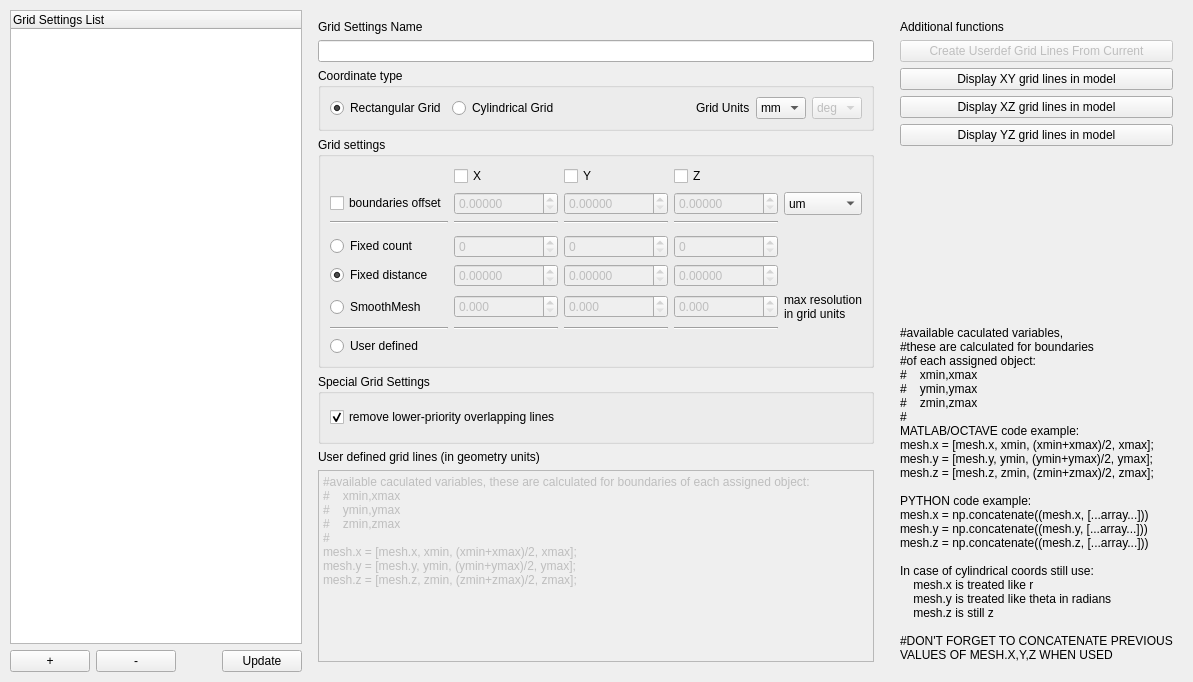
         <widget class="QWidget" name="gridSettingsTab">
          <attribute name="title">
           <string>Grid Settings</string>
          </attribute>
          <layout class="QHBoxLayout" name="horizontalLayout_8">
           <property name="leftMargin">
            <number>10</number>
           </property>
           <property name="topMargin">
            <number>10</number>
           </property>
           <property name="rightMargin">
            <number>10</number>
           </property>
           <property name="bottomMargin">
            <number>10</number>
           </property>
           <item>
            <layout class="QVBoxLayout" name="verticalLayout_6">
             <property name="leftMargin">
              <number>0</number>
             </property>
             <property name="topMargin">
              <number>0</number>
             </property>
             <property name="rightMargin">
              <number>0</number>
             </property>
             <property name="bottomMargin">
              <number>0</number>
             </property>
             <item>
              <widget class="QTreeWidget" name="gridSettingsTreeView">
               <column>
                <property name="text">
                 <string notr="true">Grid Settings List</string>
                </property>
               </column>
              </widget>
             </item>
             <item>
              <layout class="QHBoxLayout" name="horizontalLayout_9">
               <property name="leftMargin">
                <number>0</number>
               </property>
               <property name="topMargin">
                <number>0</number>
               </property>
               <property name="rightMargin">
                <number>0</number>
               </property>
               <property name="bottomMargin">
                <number>0</number>
               </property>
               <item>
                <widget class="QPushButton" name="gridSettingsAddButton">
                 <property name="text">
                  <string>+</string>
                 </property>
                </widget>
               </item>
               <item>
                <widget class="QPushButton" name="gridSettingsRemoveButton">
                 <property name="text">
                  <string>-</string>
                 </property>
                </widget>
               </item>
               <item>
                <spacer name="horizontalSpacer_4">
                 <property name="orientation">
                  <enum>Qt::Horizontal</enum>
                 </property>
                 <property name="sizeHint" stdset="0">
                  <size>
                   <width>40</width>
                   <height>20</height>
                  </size>
                 </property>
                </spacer>
               </item>
               <item>
                <widget class="QPushButton" name="gridSettingsUpdateButton">
                 <property name="text">
                  <string>Update</string>
                 </property>
                </widget>
               </item>
              </layout>
             </item>
            </layout>
           </item>
           <item>
            <layout class="QVBoxLayout" name="verticalLayout_7">
             <property name="leftMargin">
              <number>10</number>
             </property>
             <property name="topMargin">
              <number>10</number>
             </property>
             <property name="rightMargin">
              <number>10</number>
             </property>
             <property name="bottomMargin">
              <number>10</number>
             </property>
             <item>
              <widget class="QLabel" name="label_16">
               <property name="text">
                <string>Grid Settings Name</string>
               </property>
              </widget>
             </item>
             <item>
              <widget class="QLineEdit" name="gridSettingsNameInput"/>
             </item>
             <item>
              <widget class="QGroupBox" name="groupBox_8">
               <property name="sizePolicy">
                <sizepolicy hsizetype="Minimum" vsizetype="Minimum">
                 <horstretch>0</horstretch>
                 <verstretch>0</verstretch>
                </sizepolicy>
               </property>
               <property name="minimumSize">
                <size>
                 <width>250</width>
                 <height>50</height>
                </size>
               </property>
               <property name="title">
                <string>Coordinate type</string>
               </property>
               <layout class="QHBoxLayout" name="horizontalLayout_10">
                <item>
                 <widget class="QRadioButton" name="gridRectangularRadio">
                  <property name="text">
                   <string>Rectangular Grid</string>
                  </property>
                  <property name="checked">
                   <bool>true</bool>
                  </property>
                 </widget>
                </item>
                <item>
                 <widget class="QRadioButton" name="gridCylindricalRadio">
                  <property name="enabled">
                   <bool>true</bool>
                  </property>
                  <property name="text">
                   <string>Cylindrical Grid</string>
                  </property>
                 </widget>
                </item>
                <item>
                 <spacer name="horizontalSpacer_5">
                  <property name="orientation">
                   <enum>Qt::Horizontal</enum>
                  </property>
                  <property name="sizeHint" stdset="0">
                   <size>
                    <width>40</width>
                    <height>20</height>
                   </size>
                  </property>
                 </spacer>
                </item>
                <item>
                 <widget class="QLabel" name="label_24">
                  <property name="text">
                   <string>Grid Units</string>
                  </property>
                 </widget>
                </item>
                <item>
                 <widget class="QComboBox" name="gridUnitsInput">
                  <property name="sizePolicy">
                   <sizepolicy hsizetype="Preferred" vsizetype="Minimum">
                    <horstretch>0</horstretch>
                    <verstretch>0</verstretch>
                   </sizepolicy>
                  </property>
                  <property name="minimumSize">
                   <size>
                    <width>0</width>
                    <height>20</height>
                   </size>
                  </property>
                  <property name="currentText">
                   <string>mm</string>
                  </property>
                  <property name="currentIndex">
                   <number>2</number>
                  </property>
                  <item>
                   <property name="text">
                    <string>m</string>
                   </property>
                  </item>
                  <item>
                   <property name="text">
                    <string>cm</string>
                   </property>
                  </item>
                  <item>
                   <property name="text">
                    <string>mm</string>
                   </property>
                  </item>
                  <item>
                   <property name="text">
                    <string>um</string>
                   </property>
                  </item>
                  <item>
                   <property name="text">
                    <string>nm</string>
                   </property>
                  </item>
                  <item>
                   <property name="text">
                    <string>pm</string>
                   </property>
                  </item>
                 </widget>
                </item>
                <item>
                 <widget class="QComboBox" name="gridUnitsInput_2">
                  <property name="enabled">
                   <bool>false</bool>
                  </property>
                  <property name="sizePolicy">
                   <sizepolicy hsizetype="Preferred" vsizetype="Minimum">
                    <horstretch>0</horstretch>
                    <verstretch>0</verstretch>
                   </sizepolicy>
                  </property>
                  <property name="minimumSize">
                   <size>
                    <width>0</width>
                    <height>20</height>
                   </size>
                  </property>
                  <property name="currentText">
                   <string>deg</string>
                  </property>
                  <item>
                   <property name="text">
                    <string>deg</string>
                   </property>
                  </item>
                  <item>
                   <property name="text">
                    <string>rad</string>
                   </property>
                  </item>
                 </widget>
                </item>
               </layout>
              </widget>
             </item>
             <item>
              <widget class="QGroupBox" name="groupBox">
               <property name="title">
                <string>Grid settings</string>
               </property>
               <layout class="QGridLayout" name="gridLayout">
                <item row="0" column="3">
                 <widget class="QCheckBox" name="gridYEnable">
                  <property name="text">
                   <string>Y</string>
                  </property>
                 </widget>
                </item>
                <item row="10" column="0">
                 <widget class="QRadioButton" name="userDefinedRadioButton">
                  <property name="text">
                   <string>User defined</string>
                  </property>
                 </widget>
                </item>
                <item row="2" column="0">
                 <widget class="Line" name="line_5">
                  <property name="orientation">
                   <enum>Qt::Horizontal</enum>
                  </property>
                 </widget>
                </item>
                <item row="1" column="0">
                 <widget class="QCheckBox" name="gridGenerateLinesInsideCheckbox">
                  <property name="enabled">
                   <bool>true</bool>
                  </property>
                  <property name="text">
                   <string>boundaries offset</string>
                  </property>
                 </widget>
                </item>
                <item row="8" column="3">
                 <widget class="QDoubleSpinBox" name="smoothMeshYMaxRes">
                  <property name="enabled">
                   <bool>false</bool>
                  </property>
                  <property name="decimals">
                   <number>3</number>
                  </property>
                  <property name="maximum">
                   <double>1000.000000000000000</double>
                  </property>
                 </widget>
                </item>
                <item row="0" column="1">
                 <widget class="QCheckBox" name="gridXEnable">
                  <property name="text">
                   <string>X</string>
                  </property>
                 </widget>
                </item>
                <item row="4" column="0">
                 <widget class="QRadioButton" name="fixedCountRadioButton">
                  <property name="text">
                   <string>Fixed count</string>
                  </property>
                  <property name="checked">
                   <bool>false</bool>
                  </property>
                 </widget>
                </item>
                <item row="8" column="1">
                 <widget class="QDoubleSpinBox" name="smoothMeshXMaxRes">
                  <property name="enabled">
                   <bool>false</bool>
                  </property>
                  <property name="decimals">
                   <number>3</number>
                  </property>
                  <property name="maximum">
                   <double>1000.000000000000000</double>
                  </property>
                 </widget>
                </item>
                <item row="1" column="5">
                 <widget class="QComboBox" name="gridOffsetUnits">
                  <property name="sizePolicy">
                   <sizepolicy hsizetype="Preferred" vsizetype="Minimum">
                    <horstretch>0</horstretch>
                    <verstretch>0</verstretch>
                   </sizepolicy>
                  </property>
                  <property name="minimumSize">
                   <size>
                    <width>0</width>
                    <height>20</height>
                   </size>
                  </property>
                  <property name="currentText">
                   <string>um</string>
                  </property>
                  <property name="currentIndex">
                   <number>3</number>
                  </property>
                  <item>
                   <property name="text">
                    <string>m</string>
                   </property>
                  </item>
                  <item>
                   <property name="text">
                    <string>cm</string>
                   </property>
                  </item>
                  <item>
                   <property name="text">
                    <string>mm</string>
                   </property>
                  </item>
                  <item>
                   <property name="text">
                    <string>um</string>
                   </property>
                  </item>
                  <item>
                   <property name="text">
                    <string>nm</string>
                   </property>
                  </item>
                  <item>
                   <property name="text">
                    <string>pm</string>
                   </property>
                  </item>
                 </widget>
                </item>
                <item row="8" column="5">
                 <widget class="QLabel" name="label_106">
                  <property name="text">
                   <string>max resolution
in grid units</string>
                  </property>
                 </widget>
                </item>
                <item row="8" column="0">
                 <widget class="QRadioButton" name="smoothMeshRadioButton">
                  <property name="text">
                   <string>SmoothMesh</string>
                  </property>
                 </widget>
                </item>
                <item row="9" column="0">
                 <widget class="Line" name="line">
                  <property name="orientation">
                   <enum>Qt::Horizontal</enum>
                  </property>
                 </widget>
                </item>
                <item row="2" column="4">
                 <widget class="Line" name="line_8">
                  <property name="orientation">
                   <enum>Qt::Horizontal</enum>
                  </property>
                 </widget>
                </item>
                <item row="9" column="3">
                 <widget class="Line" name="line_3">
                  <property name="orientation">
                   <enum>Qt::Horizontal</enum>
                  </property>
                 </widget>
                </item>
                <item row="2" column="1">
                 <widget class="Line" name="line_6">
                  <property name="orientation">
                   <enum>Qt::Horizontal</enum>
                  </property>
                 </widget>
                </item>
                <item row="5" column="0">
                 <widget class="QRadioButton" name="fixedDistanceRadioButton">
                  <property name="text">
                   <string>Fixed distance</string>
                  </property>
                  <property name="checked">
                   <bool>true</bool>
                  </property>
                 </widget>
                </item>
                <item row="1" column="1">
                 <widget class="QDoubleSpinBox" name="gridOffsetX">
                  <property name="enabled">
                   <bool>false</bool>
                  </property>
                  <property name="decimals">
                   <number>5</number>
                  </property>
                  <property name="maximum">
                   <double>1000000.000000000000000</double>
                  </property>
                 </widget>
                </item>
                <item row="1" column="4">
                 <widget class="QDoubleSpinBox" name="gridOffsetZ">
                  <property name="enabled">
                   <bool>false</bool>
                  </property>
                  <property name="decimals">
                   <number>5</number>
                  </property>
                  <property name="maximum">
                   <double>1000000.000000000000000</double>
                  </property>
                 </widget>
                </item>
                <item row="9" column="4">
                 <widget class="Line" name="line_4">
                  <property name="orientation">
                   <enum>Qt::Horizontal</enum>
                  </property>
                 </widget>
                </item>
                <item row="2" column="3">
                 <widget class="Line" name="line_7">
                  <property name="orientation">
                   <enum>Qt::Horizontal</enum>
                  </property>
                 </widget>
                </item>
                <item row="4" column="3">
                 <widget class="QDoubleSpinBox" name="fixedCountYNumberInput">
                  <property name="enabled">
                   <bool>false</bool>
                  </property>
                  <property name="decimals">
                   <number>0</number>
                  </property>
                  <property name="maximum">
                   <double>1000000000000.000000000000000</double>
                  </property>
                 </widget>
                </item>
                <item row="5" column="3">
                 <widget class="QDoubleSpinBox" name="fixedDistanceYNumberInput">
                  <property name="enabled">
                   <bool>false</bool>
                  </property>
                  <property name="decimals">
                   <number>5</number>
                  </property>
                  <property name="maximum">
                   <double>1000000000000.000000000000000</double>
                  </property>
                 </widget>
                </item>
                <item row="5" column="1">
                 <widget class="QDoubleSpinBox" name="fixedDistanceXNumberInput">
                  <property name="enabled">
                   <bool>false</bool>
                  </property>
                  <property name="decimals">
                   <number>5</number>
                  </property>
                  <property name="maximum">
                   <double>1000000000000.000000000000000</double>
                  </property>
                 </widget>
                </item>
                <item row="4" column="4">
                 <widget class="QDoubleSpinBox" name="fixedCountZNumberInput">
                  <property name="enabled">
                   <bool>false</bool>
                  </property>
                  <property name="decimals">
                   <number>0</number>
                  </property>
                  <property name="maximum">
                   <double>1000000000000.000000000000000</double>
                  </property>
                 </widget>
                </item>
                <item row="0" column="4">
                 <widget class="QCheckBox" name="gridZEnable">
                  <property name="text">
                   <string>Z</string>
                  </property>
                 </widget>
                </item>
                <item row="4" column="1">
                 <widget class="QDoubleSpinBox" name="fixedCountXNumberInput">
                  <property name="enabled">
                   <bool>false</bool>
                  </property>
                  <property name="decimals">
                   <number>0</number>
                  </property>
                  <property name="maximum">
                   <double>1000000000000.000000000000000</double>
                  </property>
                 </widget>
                </item>
                <item row="5" column="4">
                 <widget class="QDoubleSpinBox" name="fixedDistanceZNumberInput">
                  <property name="enabled">
                   <bool>false</bool>
                  </property>
                  <property name="decimals">
                   <number>5</number>
                  </property>
                  <property name="maximum">
                   <double>1000000000000.000000000000000</double>
                  </property>
                 </widget>
                </item>
                <item row="1" column="3">
                 <widget class="QDoubleSpinBox" name="gridOffsetY">
                  <property name="enabled">
                   <bool>false</bool>
                  </property>
                  <property name="decimals">
                   <number>5</number>
                  </property>
                  <property name="maximum">
                   <double>1000000.000000000000000</double>
                  </property>
                 </widget>
                </item>
                <item row="9" column="1">
                 <widget class="Line" name="line_2">
                  <property name="orientation">
                   <enum>Qt::Horizontal</enum>
                  </property>
                 </widget>
                </item>
                <item row="8" column="4">
                 <widget class="QDoubleSpinBox" name="smoothMeshZMaxRes">
                  <property name="enabled">
                   <bool>false</bool>
                  </property>
                  <property name="decimals">
                   <number>3</number>
                  </property>
                  <property name="maximum">
                   <double>1000.000000000000000</double>
                  </property>
                 </widget>
                </item>
                <item row="3" column="0">
                 <spacer name="verticalSpacer_28">
                  <property name="orientation">
                   <enum>Qt::Vertical</enum>
                  </property>
                  <property name="sizeType">
                   <enum>QSizePolicy::Fixed</enum>
                  </property>
                  <property name="sizeHint" stdset="0">
                   <size>
                    <width>40</width>
                    <height>5</height>
                   </size>
                  </property>
                 </spacer>
                </item>
               </layout>
              </widget>
             </item>
             <item>
              <widget class="QGroupBox" name="groupBox_6">
               <property name="minimumSize">
                <size>
                 <width>150</width>
                 <height>70</height>
                </size>
               </property>
               <property name="title">
                <string>Special Grid Settings</string>
               </property>
               <layout class="QVBoxLayout" name="verticalLayout_20">
                <item>
                 <widget class="QCheckBox" name="gridTopPriorityLinesCheckbox">
                  <property name="text">
                   <string>remove lower-priority overlapping lines</string>
                  </property>
                  <property name="checked">
                   <bool>true</bool>
                  </property>
                 </widget>
                </item>
               </layout>
              </widget>
             </item>
             <item>
              <widget class="QLabel" name="label_5">
               <property name="text">
                <string>User defined grid lines (in geometry units)</string>
               </property>
              </widget>
             </item>
             <item>
              <widget class="QPlainTextEdit" name="userDefinedGridLinesTextInput">
               <property name="enabled">
                <bool>false</bool>
               </property>
               <property name="tabChangesFocus">
                <bool>false</bool>
               </property>
               <property name="plainText">
                <string>#available caculated variables, these are calculated for boundaries of each assigned object:
#    xmin,xmax
#    ymin,ymax
#    zmin,zmax
#
mesh.x = [mesh.x, xmin, (xmin+xmax)/2, xmax];
mesh.y = [mesh.y, ymin, (ymin+ymax)/2, ymax];
mesh.z = [mesh.z, zmin, (zmin+zmax)/2, zmax];</string>
               </property>
              </widget>
             </item>
            </layout>
           </item>
           <item>
            <layout class="QVBoxLayout" name="verticalLayout_8">
             <property name="leftMargin">
              <number>10</number>
             </property>
             <property name="topMargin">
              <number>10</number>
             </property>
             <property name="rightMargin">
              <number>10</number>
             </property>
             <property name="bottomMargin">
              <number>10</number>
             </property>
             <item>
              <widget class="QLabel" name="label_6">
               <property name="text">
                <string>Additional functions</string>
               </property>
              </widget>
             </item>
             <item>
              <widget class="QPushButton" name="createUserdefGridLinesFromCurrentButton">
               <property name="enabled">
                <bool>false</bool>
               </property>
               <property name="text">
                <string>Create Userdef Grid Lines From Current</string>
               </property>
               <property name="checkable">
                <bool>false</bool>
               </property>
              </widget>
             </item>
             <item>
              <widget class="QPushButton" name="displayXYGridLinesInModelButton">
               <property name="enabled">
                <bool>true</bool>
               </property>
               <property name="text">
                <string>Display XY grid lines in model</string>
               </property>
               <property name="checkable">
                <bool>false</bool>
               </property>
              </widget>
             </item>
             <item>
              <widget class="QPushButton" name="displayXZGridLinesInModelButton">
               <property name="text">
                <string>Display XZ grid lines in model</string>
               </property>
              </widget>
             </item>
             <item>
              <widget class="QPushButton" name="displayYZGridLinesInModelButton">
               <property name="text">
                <string>Display YZ grid lines in model</string>
               </property>
              </widget>
             </item>
             <item>
              <spacer name="verticalSpacer_3">
               <property name="orientation">
                <enum>Qt::Vertical</enum>
               </property>
               <property name="sizeHint" stdset="0">
                <size>
                 <width>20</width>
                 <height>40</height>
                </size>
               </property>
              </spacer>
             </item>
             <item>
              <widget class="QLabel" name="label_95">
               <property name="text">
                <string>#available caculated variables,
#these are calculated for boundaries
#of each assigned object:
#    xmin,xmax
#    ymin,ymax
#    zmin,zmax
#
MATLAB/OCTAVE code example:
mesh.x = [mesh.x, xmin, (xmin+xmax)/2, xmax];
mesh.y = [mesh.y, ymin, (ymin+ymax)/2, ymax];
mesh.z = [mesh.z, zmin, (zmin+zmax)/2, zmax];

PYTHON code example:
mesh.x = np.concatenate((mesh.x, [...array...]))
mesh.y = np.concatenate((mesh.y, [...array...]))
mesh.z = np.concatenate((mesh.z, [...array...]))

In case of cylindrical coords still use:
    mesh.x is treated like r
    mesh.y is treated like theta in radians
    mesh.z is still z

#DON'T FORGET TO CONCATENATE PREVIOUS
VALUES OF MESH.X,Y,Z WHEN USED</string>
               </property>
              </widget>
             </item>
            </layout>
           </item>
          </layout>
         </widget>
